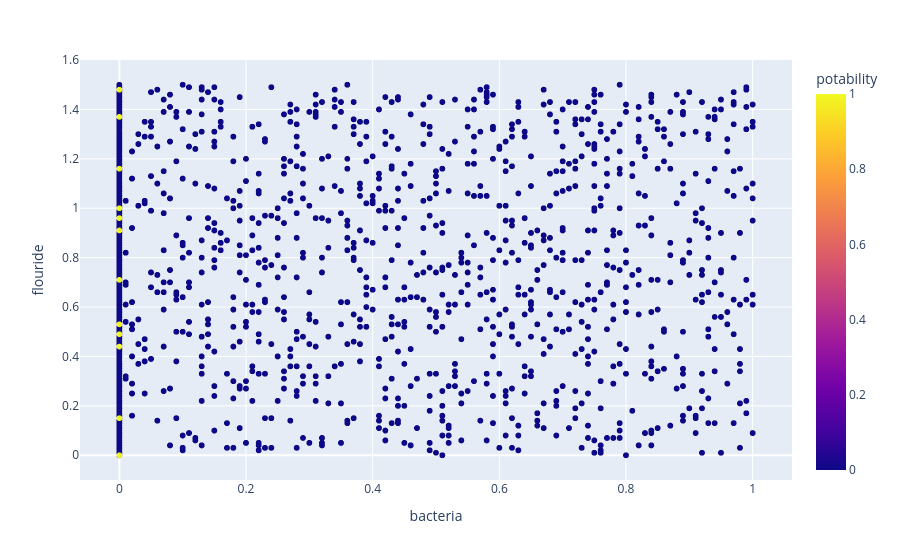

Notebook cell for this chart:
### Code cell
fig = px.scatter(df,x = "bacteria",y = "flouride",color = "potability")
fig.show()

### Figure 1 — Plotly figure (JSON) as saved in the notebook; plotly's stock layout.template omitted (floating-point values rounded to 4 significant figures; data arrays with more than 128 entries replaced by an {"elided": "..."} marker saying what was removed)
{"data": [{"hovertemplate": "bacteria=%{x}<br>flouride=%{y}<br>potability=%{marker.color}<extra></extra>", "legendgroup": "", "marker": {"color": {"elided": "7996 int values"}, "coloraxis": "coloraxis", "symbol": "circle"}, "mode": "markers", "name": "", "showlegend": false, "type": "scattergl", "x": {"elided": "7996 float values"}, "xaxis": "x", "y": {"elided": "7996 float values"}, "yaxis": "y"}], "layout": {"coloraxis": {"colorbar": {"title": {"text": "potability"}}, "colorscale": [[0, "#0d0887"], [0.1111, "#46039f"], [0.2222, "#7201a8"], [0.3333, "#9c179e"], [0.4444, "#bd3786"], [0.5556, "#d8576b"], [0.6667, "#ed7953"], [0.7778, "#fb9f3a"], [0.8889, "#fdca26"], [1, "#f0f921"]]}, "legend": {"tracegroupgap": 0}, "margin": {"t": 60}, "xaxis": {"anchor": "y", "domain": [0, 1], "title": {"text": "bacteria"}}, "yaxis": {"anchor": "x", "domain": [0, 1], "title": {"text": "flouride"}}}}
